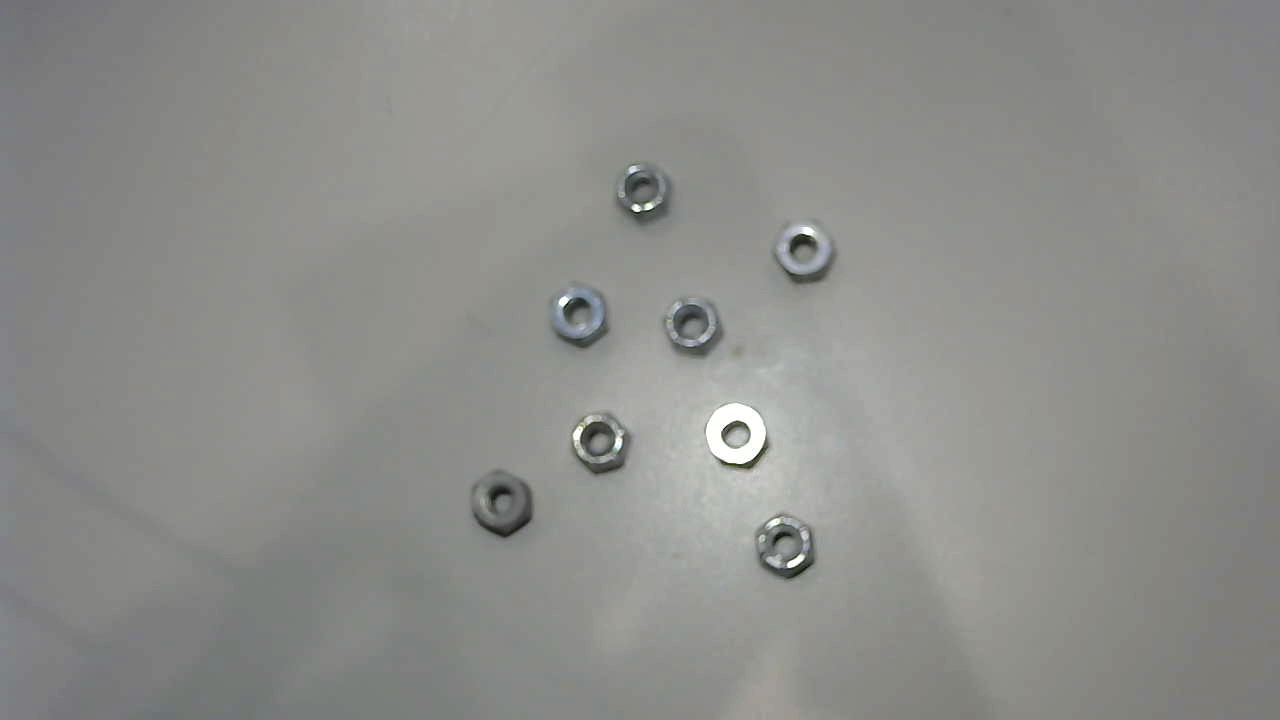
#> input picture RaspberryPi/nut_target.jpg, 1280 x 720 px
$ python search_nuts.py
#> lines starting #> are read from the running program, lines starting #| are printed output that depends on the picture
import cv2
import numpy as np

img_rgb = cv2.imread('nut_target.jpg')
#> img_rgb is the input picture: shape (720, 1280, 3); mean B, G, R 138.1, 141.4, 140.6
img_gray = cv2.cvtColor(img_rgb, cv2.COLOR_BGR2GRAY)

template = cv2.imread('nut_back.jpg',0)
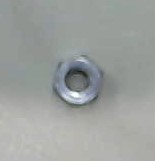
#> input picture RaspberryPi/nut_back.jpg, 155 x 161 px
#> template: shape (161, 155); min 25, max 254, mean 158.6
w, h = template.shape[::-1]
#> w = 155; h = 161

res = cv2.matchTemplate(img_gray,template,cv2.TM_CCOEFF_NORMED)
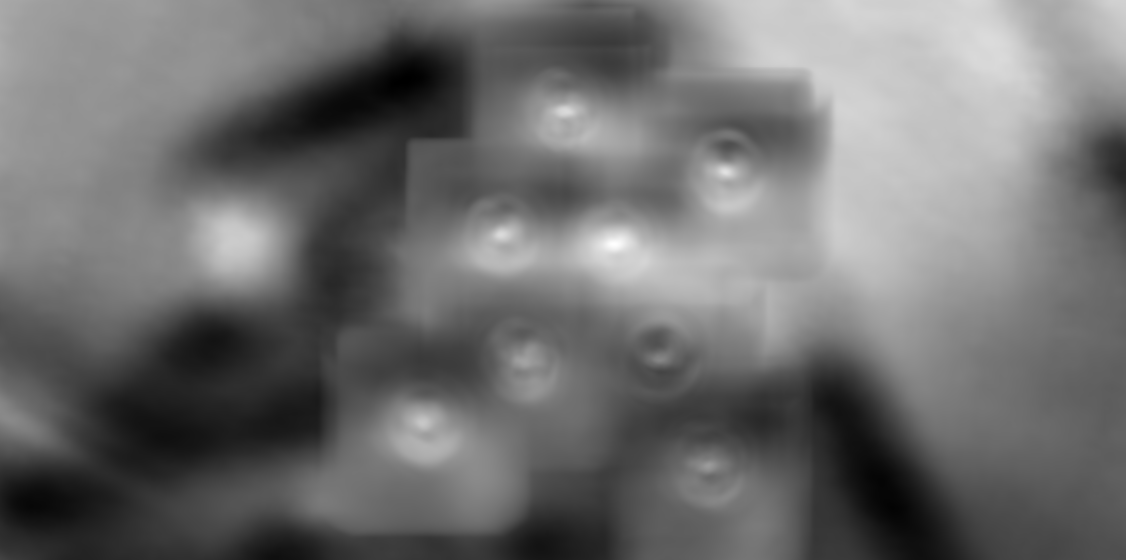
#> res: shape (560, 1126) float32; min -0.633, max 0.741, mean -0.0356; drawn with min black and max white
threshold = 0.8
loc = np.where( res >= threshold)
#> loc = (empty array, empty array)

for pt in zip(*loc[::-1]):
    cv2.rectangle(img_rgb, pt, (pt[0] + w, pt[1] + h), (0,255,255), 2)
#> this loop made 0 passes

cv2.imshow('Detected',img_rgb)
